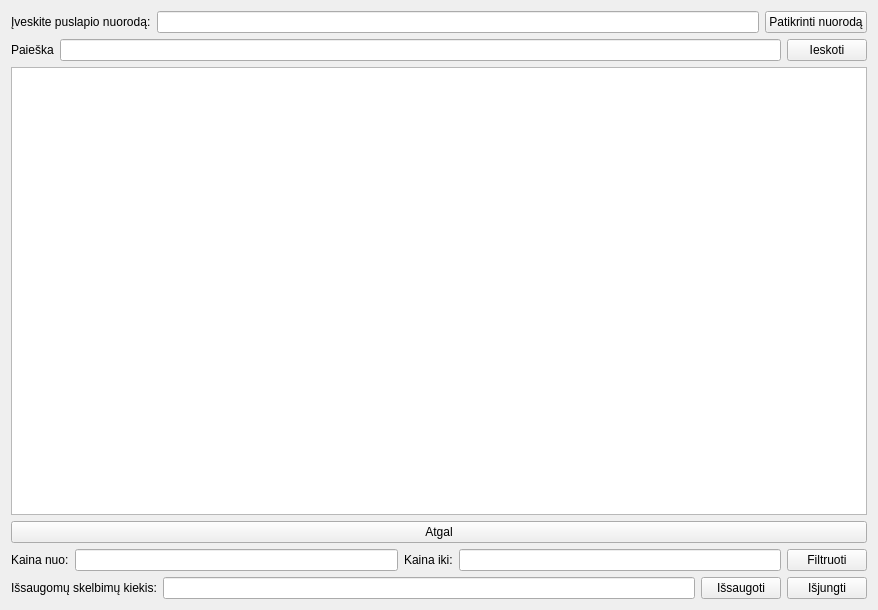
<?xml version="1.0" encoding="UTF-8"?>
<ui version="4.0">
 <class>Form</class>
 <widget class="QWidget" name="Form">
  <property name="geometry">
   <rect>
    <x>0</x>
    <y>0</y>
    <width>878</width>
    <height>610</height>
   </rect>
  </property>
  <property name="sizePolicy">
   <sizepolicy hsizetype="Fixed" vsizetype="Fixed">
    <horstretch>0</horstretch>
    <verstretch>0</verstretch>
   </sizepolicy>
  </property>
  <property name="windowTitle">
   <string>Skelbiu.lt sąsaja</string>
  </property>
  <layout class="QVBoxLayout" name="mainLayout">
   <item>
    <layout class="QHBoxLayout" name="layout_url">
     <item>
      <widget class="QLabel" name="label">
       <property name="text">
        <string>Įveskite puslapio nuorodą:</string>
       </property>
      </widget>
     </item>
     <item>
      <widget class="QLineEdit" name="url"/>
     </item>
     <item>
      <widget class="QPushButton" name="checkBtn">
       <property name="sizePolicy">
        <sizepolicy hsizetype="Minimum" vsizetype="Fixed">
         <horstretch>0</horstretch>
         <verstretch>0</verstretch>
        </sizepolicy>
       </property>
       <property name="text">
        <string>Patikrinti nuorodą</string>
       </property>
      </widget>
     </item>
    </layout>
   </item>
   <item>
    <layout class="QHBoxLayout" name="layout_search">
     <item>
      <widget class="QLabel" name="paieska_label">
       <property name="text">
        <string>Paieška</string>
       </property>
      </widget>
     </item>
     <item>
      <widget class="QLineEdit" name="search_input">
       <property name="text">
        <string/>
       </property>
      </widget>
     </item>
     <item>
      <widget class="QPushButton" name="ieskoti">
       <property name="text">
        <string>Ieskoti</string>
       </property>
      </widget>
     </item>
    </layout>
   </item>
   <item>
    <layout class="QVBoxLayout" name="layout_table">
     <item>
      <widget class="QTableWidget" name="categories_table"/>
     </item>
     <item>
      <widget class="QPushButton" name="back">
       <property name="text">
        <string>Atgal</string>
       </property>
      </widget>
     </item>
    </layout>
   </item>
   <item>
    <layout class="QHBoxLayout" name="layout_filter">
     <item>
      <widget class="QLabel" name="min_price_label">
       <property name="text">
        <string>Kaina nuo:</string>
       </property>
      </widget>
     </item>
     <item>
      <widget class="QLineEdit" name="min_price">
       <property name="text">
        <string/>
       </property>
      </widget>
     </item>
     <item>
      <widget class="QLabel" name="max_price_label">
       <property name="text">
        <string>Kaina iki:</string>
       </property>
      </widget>
     </item>
     <item>
      <widget class="QLineEdit" name="max_price">
       <property name="text">
        <string/>
       </property>
      </widget>
     </item>
     <item>
      <widget class="QPushButton" name="filter_button">
       <property name="text">
        <string>Filtruoti</string>
       </property>
      </widget>
     </item>
    </layout>
   </item>
   <item>
    <layout class="QHBoxLayout" name="layout_export">
     <item>
      <widget class="QLabel" name="psl_skaicius">
       <property name="text">
        <string>Išsaugomų skelbimų kiekis:</string>
       </property>
      </widget>
     </item>
     <item>
      <widget class="QLineEdit" name="max_page">
       <property name="text">
        <string/>
       </property>
      </widget>
     </item>
     <item>
      <widget class="QPushButton" name="issaugoti_button">
       <property name="text">
        <string>Išsaugoti</string>
       </property>
      </widget>
     </item>
     <item>
      <widget class="QPushButton" name="quit">
       <property name="text">
        <string>Išjungti</string>
       </property>
      </widget>
     </item>
    </layout>
   </item>
  </layout>
 </widget>
 <resources/>
 <connections/>
</ui>
